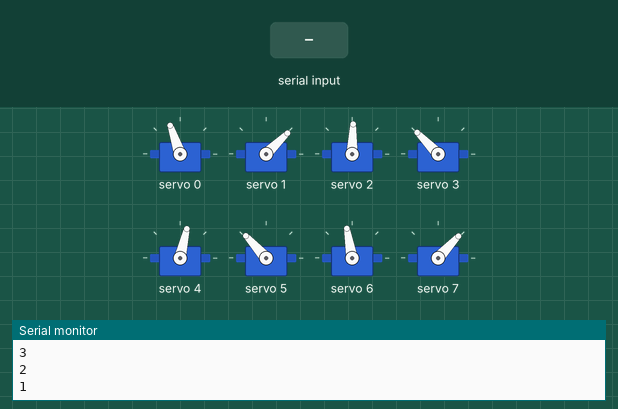
Bench run of a sketch on a simulated ESP32. On the bench: 8 × servo, the last lines printed to the serial monitor. The test bench sets the inputs (shaded band).

Above: at 12.2 s.
12.3 s: "2" received over Serial
At 13.2 s:
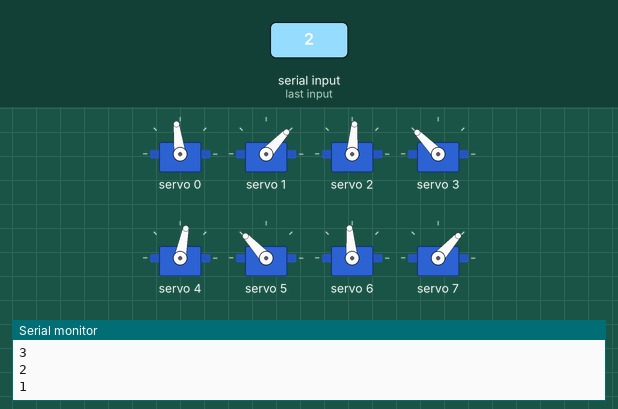
15.3 s: "1" received over Serial
18.3 s: "0" received over Serial
At 19.7 s:
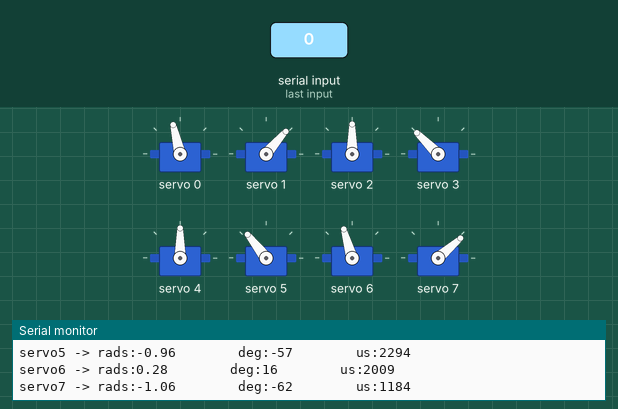
Timing chart, 0 to 21.3 s (numbered marks = the images above; inputs shaded):
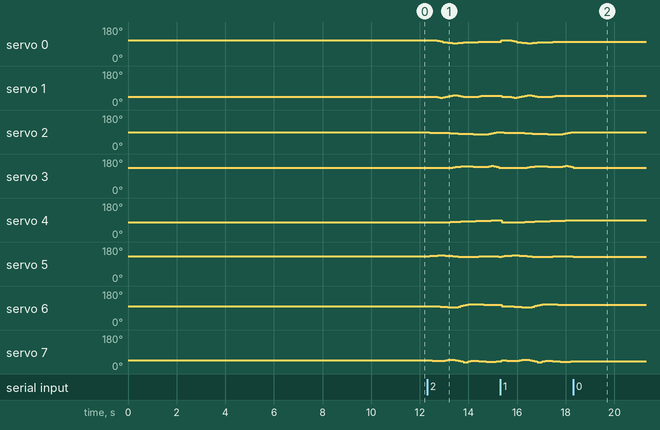

The sketch:

3D_SS_22.ino
```cpp
// HOW TO:
// ------------------------------
// Serial input = 2 -> Steps through gait sequence once and stops at the end.
// Serial input = 1 -> Steps through gait sequence in a loop.
// Serial input = 0 -> Stops infinite loop at the node where it is at that moment

//Gait template
#include <Wire.h>
#include <Adafruit_PWMServoDriver.h>

Adafruit_PWMServoDriver pca9685 = Adafruit_PWMServoDriver();

#define SERVO_FREQ 300
#define SER0 0 //Hip 1
#define SER1 1 //Knee 1
#define SER2 2 //Hip 2
#define SER3 3 //Knee 2
#define SER4 4 //Hip 3
#define SER5 5 //Knee 3
#define SER6 6 //Hip 4
#define SER7 7 //Knee 4


// Insert servo angles here:
// For 3D gaits, these angles are obtained from linearisation.py
// For 2D gaits, these angles are obtained from 2D_trajectory_reader.py
float SS_servo0[] = {-0.37022152, -0.3783601 , -0.39690981, -0.39019181, -0.32593642, -0.24785146, -0.17361001, -0.12601606, -0.08873115, -0.05284973, -0.0303255 , -0.03939734, -0.06870134, -0.09060879, -0.10620742, -0.11943539, -0.12889666, -0.14002271, -0.15601559, -0.16765814, -0.1783301 , -0.18876436, -0.19860911, -0.20656202, -0.21188782, -0.21527783, -0.22164771, -0.22858045, -0.24062235, -0.25530683, -0.27176153, -0.29003535, -0.30849144, -0.32372476, -0.33582694, -0.34662647, -0.35006049, -0.35263628, -0.35954534, -0.36643289};
float SS_servo1[] = {1.0560164 , 1.04349133, 1.0397853 , 1.07162749, 1.15032042, 1.19271614, 1.13288458, 1.06148412, 0.98626504, 0.91399719, 0.86554199, 0.88352167, 0.94574294, 0.99242783, 1.02475834, 1.04780175, 1.06090376, 1.05644592, 1.03964199, 1.01361774, 0.98746459, 0.96271346, 0.93893263, 0.92189337, 0.92440279, 0.92462943, 0.92091395, 0.91886897, 0.93303932, 0.95564558, 0.98416523, 1.01606392, 1.04530854, 1.06593121, 1.07701844, 1.08307831, 1.09017062, 1.09194761, 1.08429577, 1.06151464};
float SS_servo2[] = {-0.16997362, -0.17904545, -0.19304444, -0.20483888, -0.20997386, -0.2128646 , -0.21764077, -0.22688553, -0.24134745, -0.25778547, -0.2754458 , -0.29512255, -0.31447718, -0.32930699, -0.33947363, -0.34555712, -0.34737751, -0.35412762, -0.367513  , -0.37893241, -0.38818842, -0.40156144, -0.41846307, -0.39926029, -0.32776748, -0.25843028, -0.20472163, -0.16636104, -0.12600111, -0.08882502, -0.05815483, -0.05612821, -0.08418373, -0.10599478, -0.12245998, -0.1371925 , -0.14147171, -0.14347704, -0.15241172, -0.1642205 };
float SS_servo3[] = {0.93153832, 0.92003748, 0.90214963, 0.89101215, 0.8911108 , 0.89371141, 0.89683494, 0.90656501, 0.9269975 , 0.9538174 , 0.98650907, 1.02528292, 1.0608599 , 1.08792535, 1.10556807, 1.11173927, 1.10761654, 1.09490399, 1.07634683, 1.05491624, 1.03131466, 1.01831635, 1.01686035, 1.03626971, 1.12000073, 1.16821986, 1.10490368, 1.02840114, 0.95427489, 0.88091827, 0.81728386, 0.80748549, 0.86124048, 0.89925563, 0.9226812 , 0.94017406, 0.94878967, 0.94734591, 0.94401074, 0.93284895};
float SS_servo4[] = {0.4161279 , 0.41051356, 0.40059439, 0.38957443, 0.38984376, 0.38744912, 0.38219631, 0.3684997 , 0.35308969, 0.33492414, 0.3173947 , 0.30244026, 0.28789976, 0.27823723, 0.27349612, 0.26648848, 0.26338215, 0.24948506, 0.23303772, 0.21935084, 0.20649198, 0.19155751, 0.17442289, 0.16149997, 0.15884587, 0.15284865, 0.14035309, 0.12161874, 0.10311122, 0.07983593, 0.05717716, 0.05985442, 0.09083813, 0.13103639, 0.17772817, 0.22787375, 0.30001833, 0.37871281, 0.42491564, 0.41898908};
float SS_servo5[] = {-1.09861347, -1.11646452, -1.14379039, -1.15966473, -1.17326326, -1.17323945, -1.17033038, -1.15297605, -1.13184653, -1.10193531, -1.07038883, -1.04383701, -1.02036074, -1.00502944, -0.99950841, -0.99049674, -0.99148645, -0.98709384, -0.99903418, -1.01816414, -1.03867477, -1.05386519, -1.06228503, -1.06785473, -1.0730871 , -1.06787581, -1.05791453, -1.03202339, -1.00078153, -0.95500704, -0.90722565, -0.91843483, -0.99244411, -1.07008672, -1.15093051, -1.20146821, -1.13349775, -1.07544712, -1.07652137, -1.09113367};
float SS_servo6[] = {0.16022457, 0.15662543, 0.1486786 , 0.1365632 , 0.13111075, 0.1217741 , 0.11106497, 0.0926191 , 0.06934061, 0.04344891, 0.04400194, 0.07875103, 0.12021898, 0.17660986, 0.2482638 , 0.31797126, 0.37917289, 0.39954383, 0.37711844, 0.36798928, 0.36355161, 0.35619489, 0.34743023, 0.34019507, 0.33834007, 0.33385634, 0.32413038, 0.30954716, 0.29499709, 0.27755587, 0.25791747, 0.23850765, 0.22173434, 0.20779713, 0.19943325, 0.18855237, 0.18297832, 0.17569602, 0.17132609, 0.16214992};
float SS_servo7[] = {-0.94849456, -0.97217945, -1.00628106, -1.01954784, -1.01996202, -1.00290533, -0.98634152, -0.954458  , -0.91149248, -0.85971555, -0.86482393, -0.93823783, -1.01946563, -1.10320309, -1.17331104, -1.18144785, -1.09596446, -1.00838763, -0.99186451, -1.01515005, -1.04938822, -1.07831744, -1.10419511, -1.12111303, -1.12553823, -1.12267283, -1.1201528 , -1.10668199, -1.08695152, -1.05754425, -1.02059339, -0.9855593 , -0.96031504, -0.94208136, -0.93814148, -0.92956418, -0.91748874, -0.90601187, -0.92066134, -0.9377969 };

int node=0;
int first=0;
int input=0;
int end_time=0;
int time_step=100000;
int steps = sizeof(SS_servo0)/sizeof(SS_servo0[0]);
int one_print = 0;

// -------------------Joint configurations-------------------
int servo0=0;
int servo0_deg=0;
int servo1=0;
int servo1_deg=0;
int servo2=0;
int servo2_deg=0;
int servo3=0;
int servo3_deg=0;
int servo4=0;
int servo4_deg=0;
int servo5=0;
int servo5_deg=0;
int servo6=0;
int servo6_deg=0;
int servo7=0;
int servo7_deg=0;

void setup() {
  Serial.begin(115200);
  pca9685.begin();

  pca9685.setOscillatorFrequency(27000000); //Value between 24MHz and 27MHz, tuned for this setup
  pca9685.setPWMFreq(SERVO_FREQ);
  delay (1000);

  servo0_deg=SS_servo0[0]/3.14159265*180;
  servo0=map(servo0_deg,-38,90,2200,1030);
  servo1_deg=SS_servo1[0]/3.14159265*180;
  servo1=map(servo1_deg,-90,90,2600,950);
  servo2_deg=SS_servo2[0]/3.14159265*180;
  servo2=map(servo2_deg,-38,90,1510,2730);
  servo3_deg=SS_servo3[0]/3.14159265*180;
  servo3=map(servo3_deg,-90,90,1100,2700);
  servo4_deg=SS_servo4[0]/3.14159265*180;
  servo4=map(servo4_deg,-90,38,2700,1500);
  servo5_deg=SS_servo5[0]/3.14159265*180;
  servo5=map(servo5_deg,-90,90,2600,930);
  servo6_deg=SS_servo6[0]/3.14159265*180;
  servo6=map(servo6_deg,-90,38,850,2250);
  servo7_deg=SS_servo7[0]/3.14159265*180;
  servo7=map(servo7_deg,-90,90,920,2620);

  pca9685.setPWM(SER0,0,servo0);
  pca9685.setPWM(SER1,0,servo1);
  pca9685.setPWM(SER2,0,servo2);
  pca9685.setPWM(SER3,0,servo3);
  pca9685.setPWM(SER4,0,servo4);
  pca9685.setPWM(SER5,0,servo5);
  pca9685.setPWM(SER6,0,servo6);
  pca9685.setPWM(SER7,0,servo7);

  Serial.print("Node:");
  Serial.println(node);
  Serial.print("servo0 -> rads:");
  Serial.print(SS_servo0[node]);
  Serial.print("        deg:");
  Serial.print(servo0_deg);
  Serial.print("        us:");
  Serial.println(servo0);
  Serial.print("servo1 -> rads:");
  Serial.print(SS_servo1[node]);
  Serial.print("        deg:");
  Serial.print(servo1_deg);
  Serial.print("        us:");
  Serial.println(servo1);
  Serial.print("servo2 -> rads:");
  Serial.print(SS_servo2[node]);
  Serial.print("        deg:");
  Serial.print(servo2_deg);
  Serial.print("        us:");
  Serial.println(servo2);
  Serial.print("servo3 -> rads:");
  Serial.print(SS_servo3[node]);
  Serial.print("        deg:");
  Serial.print(servo3_deg);
  Serial.print("        us:");
  Serial.println(servo3);
  Serial.print("servo4 -> rads:");
  Serial.print(SS_servo4[node]);
  Serial.print("        deg:");
  Serial.print(servo4_deg);
  Serial.print("        us:");
  Serial.println(servo4);
  Serial.print("servo5 -> rads:");
  Serial.print(SS_servo5[node]);
  Serial.print("        deg:");
  Serial.print(servo5_deg);
  Serial.print("        us:");
  Serial.println(servo5);
  Serial.print("servo6 -> rads:");
  Serial.print(SS_servo6[node]);
  Serial.print("        deg:");
  Serial.print(servo6_deg);
  Serial.print("        us:");
  Serial.println(servo6);
  Serial.print("servo7 -> rads:");
  Serial.print(SS_servo7[node]);
  Serial.print("        deg:");
  Serial.print(servo7_deg);
  Serial.print("        us:");
  Serial.println(servo7);

  Serial.println("10");
  delay(1000);
  Serial.println("9");
  delay(1000);
  Serial.println("8");
  delay(1000);
  Serial.println("7");
  delay(1000);
  Serial.println("6");
  delay(1000);
  Serial.println("5");
  delay(1000);
  Serial.println("4");
  delay(1000);
  Serial.println("3");
  delay(1000);
  Serial.println("2");
  delay(1000);
  Serial.println("1");
  delay(1000);

}

void loop()
{
  if(Serial.available()>0)
  {
    first=Serial.read();
    if(first=='2')
    {
      input=2;
      node=0;
      one_print=1;
    }
    if(first=='1')
    {
      input=1;
      node=0;
      one_print=1;
    }
    if(first=='0')
    {
      input=0;
    }
  }
  if(input==1 or input==2)
  {
      if(esp_timer_get_time()>=end_time)
      {
        servo0_deg=SS_servo0[node]/3.14159265*180;
        servo0=map(servo0_deg,-38,90,2200,1030);
        servo1_deg=SS_servo1[node]/3.14159265*180;
        servo1=map(servo1_deg,-90,90,2600,950);
        servo2_deg=SS_servo2[node]/3.14159265*180;
        servo2=map(servo2_deg,-38,90,1510,2730);
        servo3_deg=SS_servo3[node]/3.14159265*180;
        servo3=map(servo3_deg,-90,90,1100,2700);
        servo4_deg=SS_servo4[node]/3.14159265*180;
        servo4=map(servo4_deg,-90,38,2700,1500);
        servo5_deg=SS_servo5[node]/3.14159265*180;
        servo5=map(servo5_deg,-90,90,2600,930);
        servo6_deg=SS_servo6[node]/3.14159265*180;
        servo6=map(servo6_deg,-90,38,850,2250);
        servo7_deg=SS_servo7[node]/3.14159265*180;
        servo7=map(servo7_deg,-90,90,920,2620);

        pca9685.setPWM(SER0,0,servo0);
        pca9685.setPWM(SER1,0,servo1);
        pca9685.setPWM(SER2,0,servo2);
        pca9685.setPWM(SER3,0,servo3);
        pca9685.setPWM(SER4,0,servo4);
        pca9685.setPWM(SER5,0,servo5);
        pca9685.setPWM(SER6,0,servo6);
        pca9685.setPWM(SER7,0,servo7);

        node+=1;
        if(node>=steps and input==1)
        {
          Serial.print("Input:");
          Serial.println(input);
          node=0;
        }
        if(node>=steps and input==2)
        {
          Serial.print("Input:");
          Serial.println(input);
          input=0;
        }
         end_time=esp_timer_get_time()+time_step;
      }
   }

  if(input == 0)
  {
        pca9685.setPWM(SER0,0,servo0);
        pca9685.setPWM(SER1,0,servo1);
        pca9685.setPWM(SER2,0,servo2);
        pca9685.setPWM(SER3,0,servo3);
        pca9685.setPWM(SER4,0,servo4);
        pca9685.setPWM(SER5,0,servo5);
        pca9685.setPWM(SER6,0,servo6);
        pca9685.setPWM(SER7,0,servo7);

        if(one_print==1)
        {
          Serial.print("Input:");
          Serial.println(input);
          Serial.print("Node:");
          Serial.println(node);
          Serial.print("servo0 -> rads:");
          Serial.print(SS_servo0[node]);
          Serial.print("        deg:");
          Serial.print(servo0_deg);
          Serial.print("        us:");
          Serial.println(servo0);
          Serial.print("servo1 -> rads:");
          Serial.print(SS_servo1[node]);
          Serial.print("        deg:");
          Serial.print(servo1_deg);
          Serial.print("        us:");
          Serial.println(servo1);
          Serial.print("servo2 -> rads:");
          Serial.print(SS_servo2[node]);
          Serial.print("        deg:");
          Serial.print(servo2_deg);
          Serial.print("        us:");
          Serial.println(servo2);
          Serial.print("servo3 -> rads:");
          Serial.print(SS_servo3[node]);
          Serial.print("        deg:");
          Serial.print(servo3_deg);
          Serial.print("        us:");
          Serial.println(servo3);
          Serial.print("servo4 -> rads:");
          Serial.print(SS_servo4[node]);
          Serial.print("        deg:");
          Serial.print(servo4_deg);
          Serial.print("        us:");
          Serial.println(servo4);
          Serial.print("servo5 -> rads:");
          Serial.print(SS_servo5[node]);
          Serial.print("        deg:");
          Serial.print(servo5_deg);
          Serial.print("        us:");
          Serial.println(servo5);
          Serial.print("servo6 -> rads:");
          Serial.print(SS_servo6[node]);
          Serial.print("        deg:");
          Serial.print(servo6_deg);
          Serial.print("        us:");
          Serial.println(servo6);
          Serial.print("servo7 -> rads:");
          Serial.print(SS_servo7[node]);
          Serial.print("        deg:");
          Serial.print(servo7_deg);
          Serial.print("        us:");
          Serial.println(servo7);
          one_print=0;
        }

  }
}
```

Measured:
- after the input at 12.3 s, servo 0: 109° → 106° after 0.43 s, → 104° 0.11 s later, → 100° 0.11 s later, → 99° 0.11 s later, … (16 changes in this stretch); servo 1: 44° → 45° after 0.11 s, → 43° 0.21 s later, → 40° 0.11 s later, → 38° 0.11 s later, … (20 changes in this stretch)
- after the input at 18.3 s, servo 0: stops changing and stays 103°; servo 1: goes on until 18.3 s, then stays 49°; servo 2, servo 4: goes on until 18.3 s, then stays 90°; servo 3: goes on until 18.3 s, then stays 135°; servo 5: goes on until 18.3 s, then stays 128°
